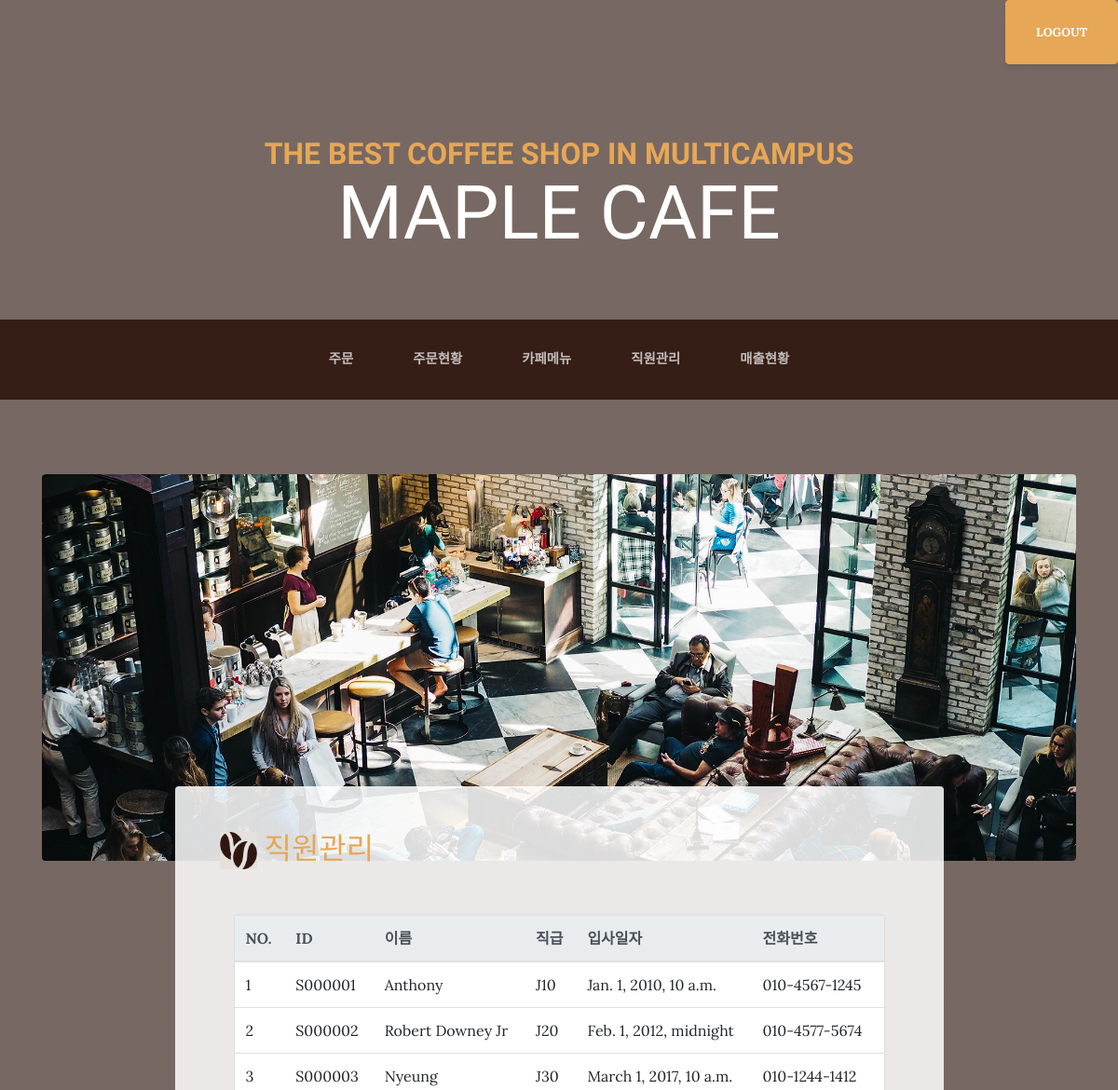
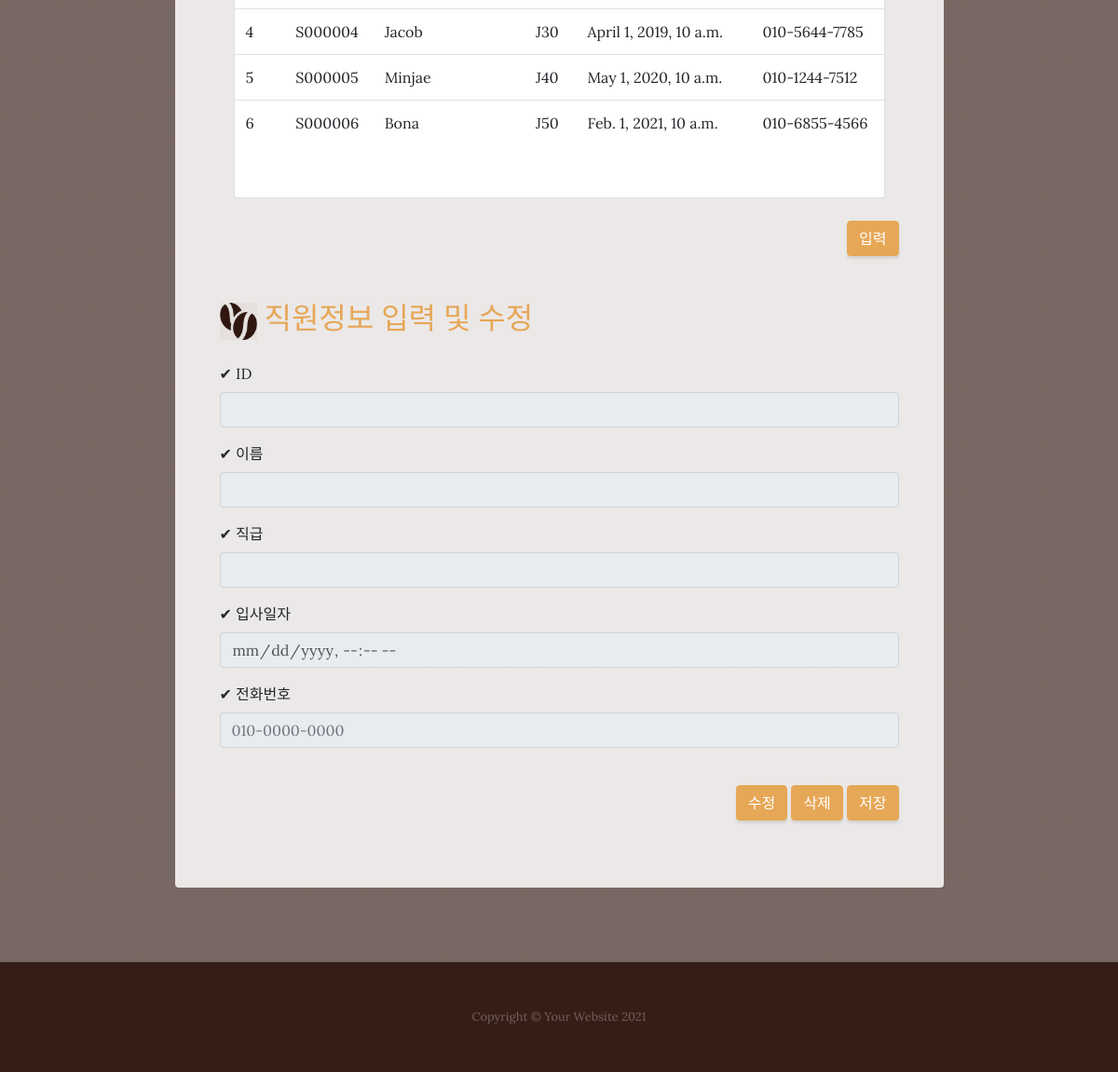
The app's page /maple/staff/ with its own data (2 pictures, top to bottom).
### mapleApp/models.py (models this page shows, shortened)
class Staff(models.Model):
    staffid = models.CharField(max_length=20)                     #직원ID
    staffname = models.CharField(max_length=20)                   #직원명
    jobtitle = models.CharField(max_length=20,choices=job_title ) #직급
    startdate = models.DateTimeField()                            #입사일
    phone = models.CharField(max_length=20)
    class Meta:
        db_table = 'm_staff'

### mapleApp/views.py (the view)
# urls.py: path('staff/', views.staff, name='staff'),
def staff(request):
    staffs  = Staff.objects.all()
    context = {'staffs' : staffs}
    return render(request, 'staff.html', context)

### mapleApp/templates/staff.html (shortened to what this page needs)
<!DOCTYPE html>
{% load static%}
<html lang="en">
<head>
  <link href="{% static 'vendor/bootstrap/css/bootstrap.min.css'%}" rel="stylesheet">
  <link href="{% static 'css/business-casual.min.css'  %}" rel="stylesheet">
</head>
<body>
    <div class="intro-button mx-auto" align="right">
      <a class="btn btn-primary btn-xl" href="{% url 'logout' %}" >LOGOUT</a>
  </div>
  <h1 class="site-heading text-center text-white d-none d-lg-block">
    <span class="site-heading-upper text-primary mb-3">The Best Coffee Shop in MultiCampus</span>
    <span class="site-heading-lower">MAPLE CAFE</span>
  </h1>
  <nav class="navbar navbar-expand-lg navbar-dark py-lg-4" id="mainNav">
    <div class="container">
      <div class="collapse navbar-collapse" id="navbarResponsive">
        <ul class="navbar-nav mx-auto">
          <li class="nav-item px-lg-4">
            <a class="nav-link text-uppercase text-expanded" href="../order">주문</a>
          </li>
          <li class="nav-item px-lg-4">
            <a class="nav-link text-uppercase text-expanded" href="../order_list">주문현황</a>
          </li>
          <li class="nav-item px-lg-4">
            <a class="nav-link text-uppercase text-expanded" href="../menu">카페메뉴</a>
          </li>
          <li class="nav-item px-lg-4">
            <a class="nav-link text-uppercase text-expanded" href="../staff">직원관리</a>
          </li>
          <li class="nav-item px-lg-4">
            <a class="nav-link text-uppercase text-expanded" href="../salesStatus">매출현황</a>
          </li>
        </ul>
      </div>
    </div>
  </nav>
  <section class="page-section about-heading">
    <div class="container">
      <img class="img-fluid rounded about-heading-img mb-3 mb-lg-0" src="{% static 'img/about.jpg' %}" alt="">
      <div class="about-heading-content">
        <div class="row">
          <div class="col-xl-9 col-lg-10 mx-auto">
            <div class="bg-faded rounded p-5">
              <h2 class="section-heading mb-4">
                <img  src="{% static 'img/cafe_icon3.png'%}" width="40" height="40">
                <span class="text-uppercase text-primary"> 직원관리 </span>
              </h2>
              <br>
              <div class="container d-flex justify-content-center mt-50 mb-50">
                <div class="card w-100">
                  <div class="table-responsive">
                    <div style="width:100%; height:400px; overflow:auto ">
                    <table class="table table-hover " >
                      <thead class="thead-light">
                        <tr>
                          <th scope="col">NO.</th>
                          <th scope="col">ID</th>
                          <th scope="col">이름</th>
                          <th scope="col">직급</th>
                          <th scope="col">입사일자</th>
                          <th scope="col">전화번호</th>
                        </tr>
                      </thead>
                      <tbody id="staff_table">
                          {% for Staff in staffs %}
                          <tr>
                            <td>{{Staff.id}}</td>
                            <td>{{Staff.staffid}}</td>
                            <td>{{Staff.staffname}}</a></td>
                            <td>{{Staff.jobtitle}}</td>
                            <td>{{Staff.startdate}}</td>
                            <td>{{Staff.phone}}</td>
                            </tr>
                          {% endfor %}
                      </tbody>
                    </table>
                    </div>
                  </div>
                </div>
              </div>
              <br>
              <div class="intro-button" align="right">
                <button type="submit" class="btn btn-primary" id="inputBtn2">입력</button>
              </div>
              <br>
              <h2 class="section-heading mb-4">
                <img  src="{% static 'img/cafe_icon3.png'%}" width="40" height="40">
                <span class="text-uppercase text-primary" > 직원정보 입력 및 수정 </span>
              </h2>
              <section class="content">
                <div class="row">
                  <div class="col-md-12">
                    <div class="box box-primary">
                      <form id="regForm"  method="post" action="" >
                        <div class="box-body">
                          <div class="form-group">
                            <label for="exampleInputEmail1"> ✔ ID </label>
                              <input type="text"  name="staffid" readonly
                                id='staffid' class="form-control" placeholder="">
                          </div>
                          <div class="form-group">
                            <label for="exampleInputEmail1"> ✔ 이름 </label>
                              <input type="text"  name="staffname" readonly
                                id='staffname' class="form-control" placeholder="">
                          </div>
                          <div class="form-group">
                            <label for="exampleInputEmail1"> ✔ 직급 </label>
                              <input type="text"   name="jobtitle" readonly
                                id='jobtitle' class="form-control" placeholder="">
                          </div>
                          <div class="form-group">
                            <label for="exampleInputEmail1"> ✔ 입사일자 </label>
                              <input type="datetime-local"   name="startdate" readonly
                                id='startdate' class="form-control" placeholder="">
                          </div>
                           <div class="form-group">
                            <label for="exampleInputEmail1"> ✔ 전화번호 </label>
                              <input type="tel"  name="phone" readonly
                                id='phone' class="form-control" placeholder="010-0000-0000">
                            </div>
                        </div>
                      </form>
                    </div>
                  </div>
                </div>
              </section>
              <br>
              <div class="intro-button" align="right">
                <button type="submit" class="btn btn-primary" id="modiBtn3">수정</button>
                <button type="submit" class="btn btn-primary" id="delBtn3">삭제</button>
                <button type="submit" class="btn btn-primary" id="saveBtn3">저장</button>
              </div>
              <br>
            </div>
          </div>
        </div>
      </div>
    </div>
  </section>
  <footer class="footer text-faded text-center py-5">
    <div class="container">
      <p class="m-0 small">Copyright &copy; Your Website 2021</p>
    </div>
  </footer>
</body>
</html>

### records on screen
Staff: id "1", staffid "S000001", staffname "Anthony", jobtitle "J10", startdate "Jan. 1, 2010, 10 a.m.", phone "010-4567-1245"
Staff: id "2", staffid "S000002", staffname "Robert Downey Jr", jobtitle "J20", startdate "Feb. 1, 2012, midnight", phone "010-4577-5674"
Staff: id "3", staffid "S000003", staffname "Nyeung", jobtitle "J30", startdate "March 1, 2017, 10 a.m.", phone "010-1244-1412"
Staff: id "4", staffid "S000004", staffname "Jacob", jobtitle "J30", startdate "April 1, 2019, 10 a.m.", phone "010-5644-7785"
Staff: id "5", staffid "S000005", staffname "Minjae", jobtitle "J40", startdate "May 1, 2020, 10 a.m.", phone "010-1244-7512"
Staff: id "6", staffid "S000006", staffname "Bona", jobtitle "J50", startdate "Feb. 1, 2021, 10 a.m.", phone "010-6855-4566"
